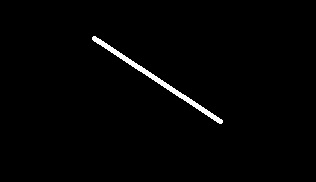
%> input picture 11.Deteccion_de_Bordes/images/linea1.jpg, 316 x 182 px
$ octave test.m   (GNU Octave 9; MATLAB toolbox functions it lacks are replaced by stand-ins)
%> lines starting %> are read from the running program, lines starting %| are printed output that depends on the picture; in (x1, y1, x2, y2) boxes, pixels count from 0 and x2, y2 are one past the last pixel; in counts of white or black regions, pixels touching at a corner belong together; the program's own positions count from 1
clc; clear; close all
pkg load image
A=imread('images/linea1.jpg');
%> A is the input picture: size 182x316x3 uint8; min 0, max 255, mean 3.5
%Convertir la imagen en binaria
B=im2double(A);
B(B<0.5)=0; B(B>=0.5)=1;
%> after `B(B<0.5)=0`: B: size 182x316x3 double; min 0, max 1, mean 0.0134
%> after `B(B>=0.5)=1`: B: size 182x316x3 double; values 0 (black) and 1 (white), 1.3% white; 1 white region, box (x1, y1, x2, y2) and area: (92, 36, 223, 124) 776
imshow(B)

%Calcular la discretizaci髇 de theta y rho
%1. Theta: Tomar valores en [0,180] / [0, pi]
h1=1;
thetas=deg2rad(0:h1:180);
%2. Rho: Toma valores en [-d,d], donde d=sqrt(m^2+n^2), y [m,n]=size(B)
[m,n]=size(B);
%> m = 182; n = 948
d=sqrt(m^2+n^2);
%> d = 965.3
h2=1;
rhos=-d:h2:d;
%> rhos = 1931 values from -965.3 to 964.7

%Crear matriz de acumulaci髇
Acumulador=zeros(length(thetas),length(rhos));

%Llenar la matriz de acumulaci髇

[x_b,y_b]=find(B);
%> x_b = 2328 values from 37 to 124; y_b = 2328 values from 93 to 855

for i=1:length(x_b) %Recorrer los puntos del borde
  for theta_ind=1:length(thetas)
    theta=thetas(theta_ind);
    rho=x_b(i)*cos(theta)+y_b(i)*sin(theta);
    [~,rho_ind]=min(abs(rhos-rho));
    Acumulador(theta_ind,rho_ind)+=1;
  end
end
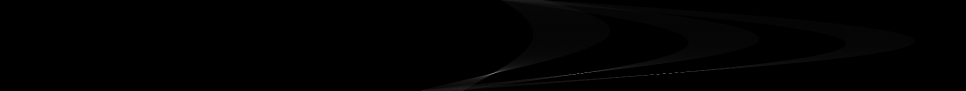
%> Acumulador: size 181x1931 double (shown at 1/2 size); min 0, max 159, mean 1.2

% [7 lines of commented-out code are left out]
[xp,yp]=find(Acumulador==max(max(Acumulador)));
%> xp = [146; 146]; yp = [991; 1172]


%Graficar
thetaMax = thetas(xp(1));
%> thetaMax = 2.53
rhoMax = rhos(yp(1));
%> rhoMax = 24.69

pendiente = -cos(thetaMax)/sin(thetaMax);
%> pendiente = 1.43
interseccion = rhoMax/sin(thetaMax);
%> interseccion = 43.04

%Para graficar una linea recta, se utiliza el comando line
%Necesitamos un dos puntos
%Punto1 (1,y1)
y1 = pendiente*1 + interseccion;
%> y1 = 44.47
%Punto2 (xn,n)
xn = (n-interseccion)/pendiente;
%> xn = 633.7

%Graficar la linea rectangle
line([y1 1], [1 xn], "LineWidth", 2)
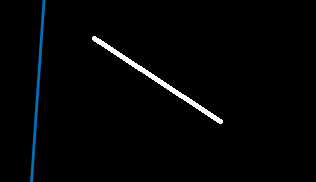
%> figure redrawn from the program's plot data

$ run again, with 11.Deteccion_de_Bordes/images/linea2.jpg copied over 11.Deteccion_de_Bordes/images/linea1.jpg
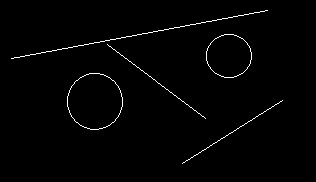
%> input picture 11.Deteccion_de_Bordes/images/linea2.jpg, 316 x 182 px
%> A is the input picture: size 182x316x3 uint8; min 0, max 255, mean 3.4
%> x_b = 2217 values from 11 to 164; y_b = 2217 values from 12 to 915
%> xp = 12; yp = 1148
%> thetaMax = 0.192
%> rhoMax = 181.7
%> pendiente = -5.14
%> interseccion = 952.2
%> y1 = 947.1
%> xn = 0.816
%> `line([y1 1], [1 xn], "LineWidth", 2)`:
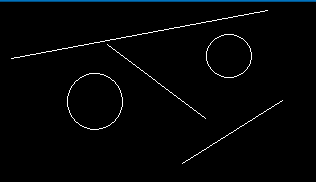
%> figure redrawn from the program's plot data

$ run again, with 11.Deteccion_de_Bordes/images/linea3.jpg copied over 11.Deteccion_de_Bordes/images/linea1.jpg
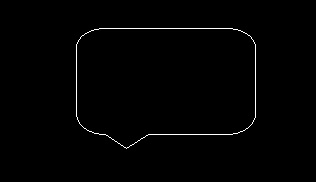
%> input picture 11.Deteccion_de_Bordes/images/linea3.jpg, 316 x 182 px
%> A is the input picture: size 182x316x3 uint8; min 0, max 255, mean 2.3
%> x_b = 1548 values from 29 to 149; y_b = 1548 values from 77 to 888
%> xp = [181; 1]; yp = [937; 995]
%> thetaMax = 3.14
%> rhoMax = -29.31
%> pendiente = 8.17e+15
%> interseccion = -2.39e+17
%> y1 = -2.31e+17
%> xn = 29.31
%> `line([y1 1], [1 xn], "LineWidth", 2)`:
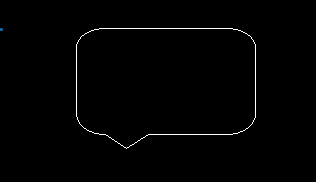
%> figure redrawn from the program's plot data

$ run again, with 11.Deteccion_de_Bordes/images/linea4.jpg copied over 11.Deteccion_de_Bordes/images/linea1.jpg
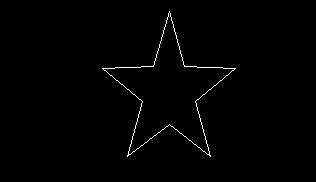
%> input picture 11.Deteccion_de_Bordes/images/linea4.jpg, 316 x 182 px
%> A is the input picture: size 182x316x3 uint8; min 0, max 255, mean 2.2
%> x_b = 1452 values from 12 to 157; y_b = 1452 values from 103 to 868
%> xp = [181; 1]; yp = [898; 1034]
%> thetaMax = 3.14
%> rhoMax = -68.31
%> pendiente = 8.17e+15
%> interseccion = -5.58e+17
%> y1 = -5.5e+17
%> xn = 68.31
%> `line([y1 1], [1 xn], "LineWidth", 2)`:
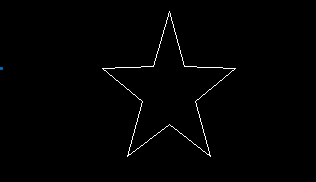
%> figure redrawn from the program's plot data
